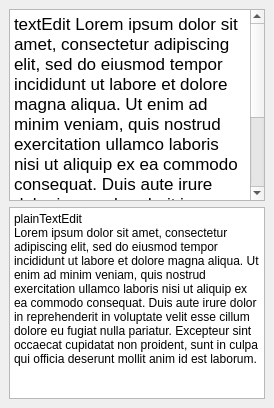
  <widget class="QDockWidget" name="dockWidget">
   <property name="windowTitle">
    <string>Right Doc</string>
   </property>
   <attribute name="dockWidgetArea">
    <number>2</number>
   </attribute>
   <widget class="QWidget" name="dockWidgetContents">
    <layout class="QGridLayout" name="gridLayout_26">
     <item row="0" column="0">
      <widget class="QTextEdit" name="textEdit">
       <property name="markdown">
        <string>textEdit Lorem ipsum dolor sit amet, consectetur adipiscing elit, sed do
eiusmod tempor incididunt ut labore et dolore magna aliqua. Ut enim ad minim
veniam, quis nostrud exercitation ullamco laboris nisi ut aliquip ex ea commodo
consequat. Duis aute irure dolor in reprehenderit in voluptate velit esse
cillum dolore eu fugiat nulla pariatur. Excepteur sint occaecat cupidatat non
proident, sunt in culpa qui officia deserunt mollit anim id est laborum.

</string>
       </property>
       <property name="html">
        <string>&lt;!DOCTYPE HTML PUBLIC &quot;-//W3C//DTD HTML 4.0//EN&quot; &quot;http://www.w3.org/TR/REC-html40/strict.dtd&quot;&gt;
&lt;html&gt;&lt;head&gt;&lt;meta name=&quot;qrichtext&quot; content=&quot;1&quot; /&gt;&lt;meta charset=&quot;utf-8&quot; /&gt;&lt;style type=&quot;text/css&quot;&gt;
p, li { white-space: pre-wrap; }
hr { height: 1px; border-width: 0; }
li.unchecked::marker { content: &quot;\2610&quot;; }
li.checked::marker { content: &quot;\2612&quot;; }
&lt;/style&gt;&lt;/head&gt;&lt;body style=&quot; font-family:'.AppleSystemUIFont'; font-size:13pt; font-weight:400; font-style:normal;&quot;&gt;
&lt;p style=&quot; margin-top:6px; margin-bottom:6px; margin-left:0px; margin-right:0px; -qt-block-indent:0; text-indent:0px;&quot;&gt;&lt;span style=&quot; font-family:'Noto Sans';&quot;&gt;textEdit Lorem ipsum dolor sit amet, consectetur adipiscing elit, sed do eiusmod tempor incididunt ut labore et dolore magna aliqua. Ut enim ad minim veniam, quis nostrud exercitation ullamco laboris nisi ut aliquip ex ea commodo consequat. Duis aute irure dolor in reprehenderit in voluptate velit esse cillum dolore eu fugiat nulla pariatur. Excepteur sint occaecat cupidatat non proident, sunt in culpa qui officia deserunt mollit anim id est laborum.&lt;/span&gt;&lt;/p&gt;&lt;/body&gt;&lt;/html&gt;</string>
       </property>
      </widget>
     </item>
     <item row="1" column="0">
      <widget class="QPlainTextEdit" name="plainTextEdit">
       <property name="plainText">
        <string>plainTextEdit
Lorem ipsum dolor sit amet, consectetur adipiscing elit, sed do eiusmod tempor incididunt ut labore et dolore magna aliqua. Ut enim ad minim veniam, quis nostrud exercitation ullamco laboris nisi ut aliquip ex ea commodo consequat. Duis aute irure dolor in reprehenderit in voluptate velit esse cillum dolore eu fugiat nulla pariatur. Excepteur sint occaecat cupidatat non proident, sunt in culpa qui officia deserunt mollit anim id est laborum.</string>
       </property>
      </widget>
     </item>
    </layout>
   </widget>
  </widget>
